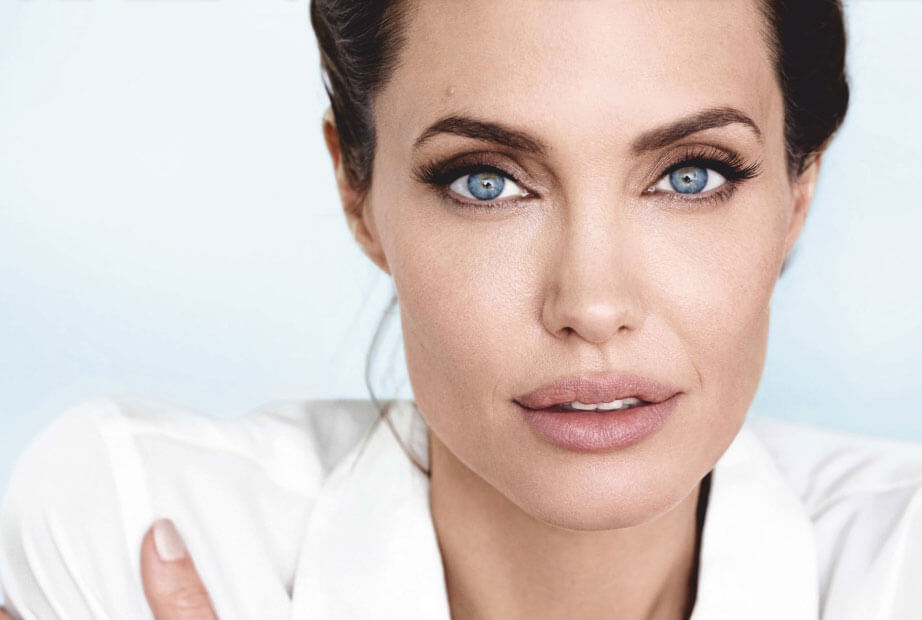
#> input picture angelina-jolie.jpg, 922 x 620 px
$ python teste_opencv.py
#> lines starting #> are read from the running program, lines starting #| are printed output that depends on the picture
# Importando a bilioteca
import cv2

# Verificando a versao do OpenCV
print(cv2.__version__)

# Carregando a primeira imagem
imagem = cv2.imread('angelina-jolie.jpg')
#> imagem is the input picture: shape (620, 922, 3); mean B, G, R 199.6, 203.9, 216.9
# Mostrando a imagem original
cv2.imshow('Original', imagem)

# Transformar a imagem em tons de cinza
imagem_cinza = cv2.cvtColor(imagem, cv2.COLOR_BGR2GRAY)
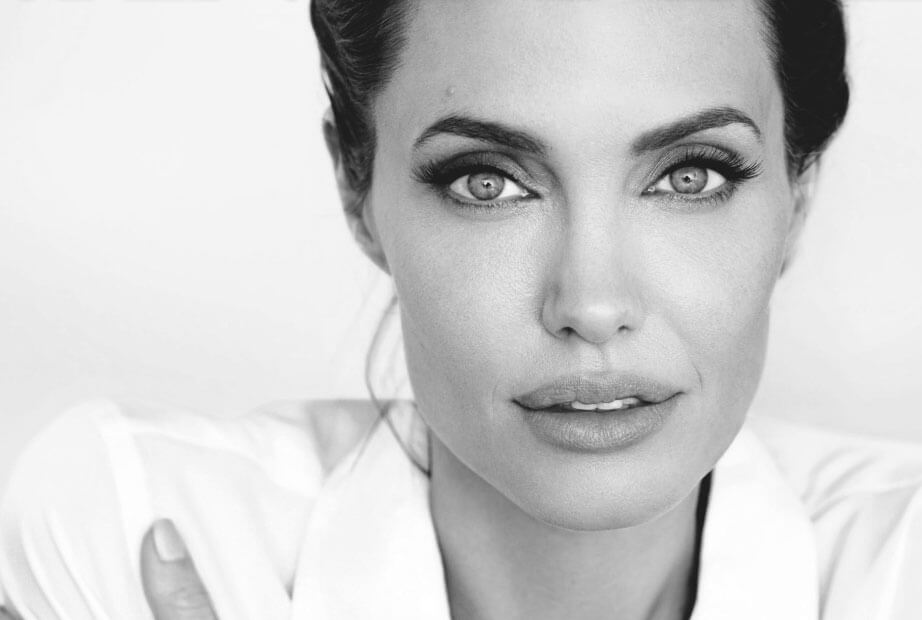
#> imagem_cinza: shape (620, 922); min 13, max 255, mean 207.3
# Mostrar a imagem cinza
cv2.imshow('Cinza', imagem_cinza)

# Esperar uma tecla para fechar
cv2.waitKey()

$ run again, with imagem_1.jpg copied over angelina-jolie.jpg
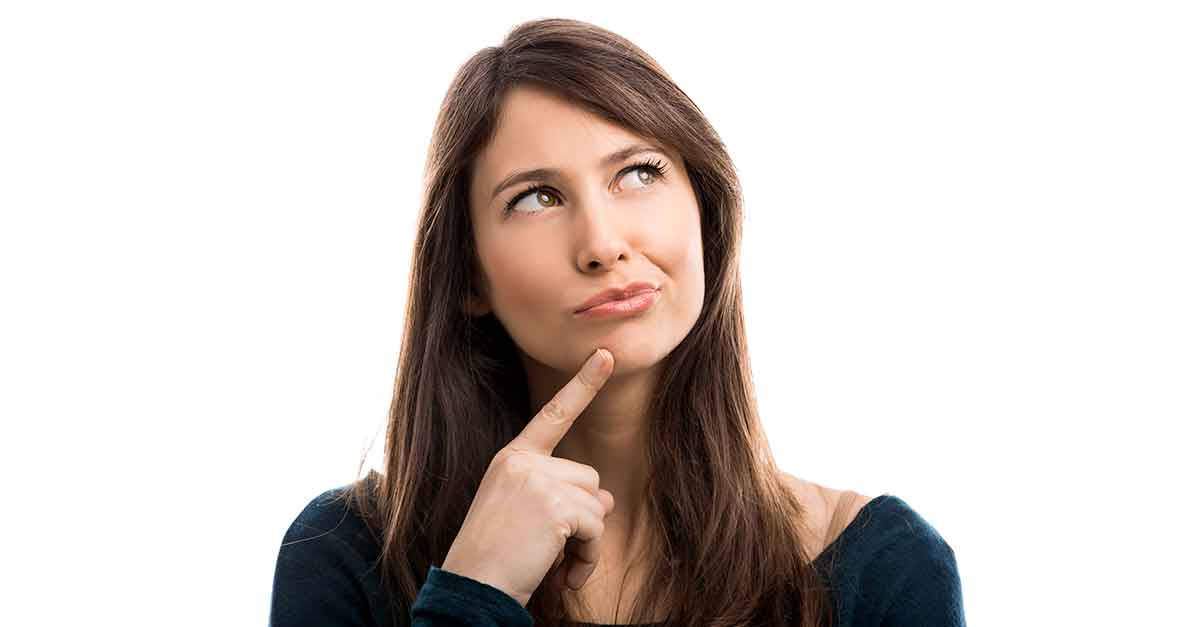
#> input picture imagem_1.jpg, 1200 x 627 px
#> imagem is the input picture: shape (627, 1200, 3); mean B, G, R 197.7, 201.6, 209.9
#> `imagem_cinza = cv2.cvtColor(imagem, cv2.COLOR_BGR2GRAY)`:
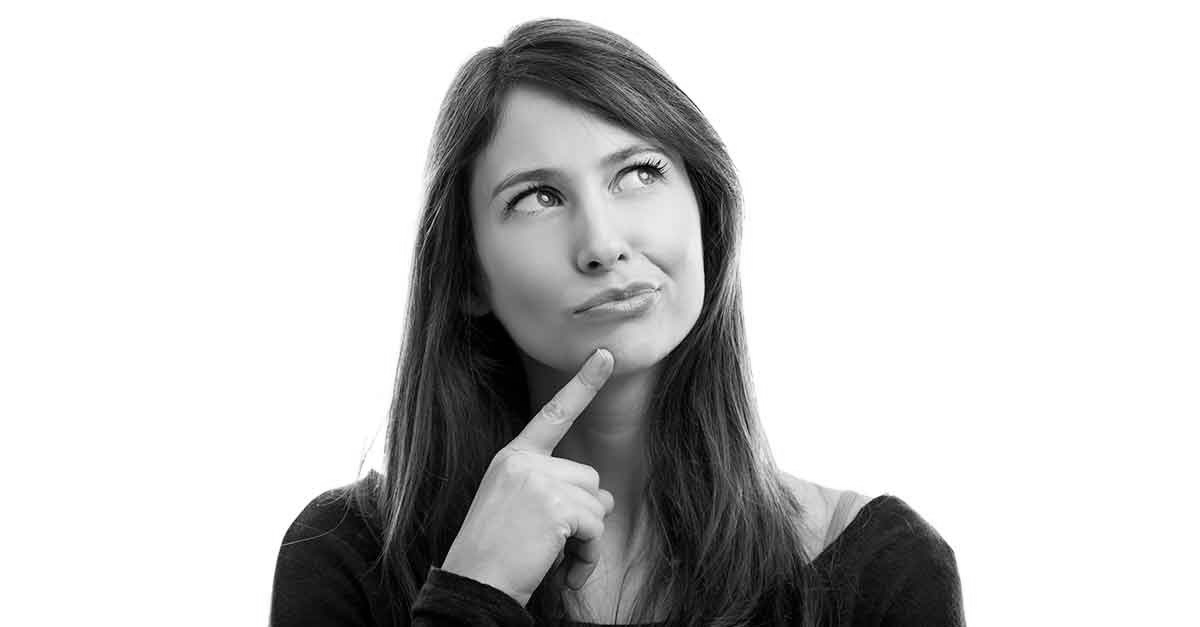
#> imagem_cinza: shape (627, 1200); min 0, max 255, mean 203.6
